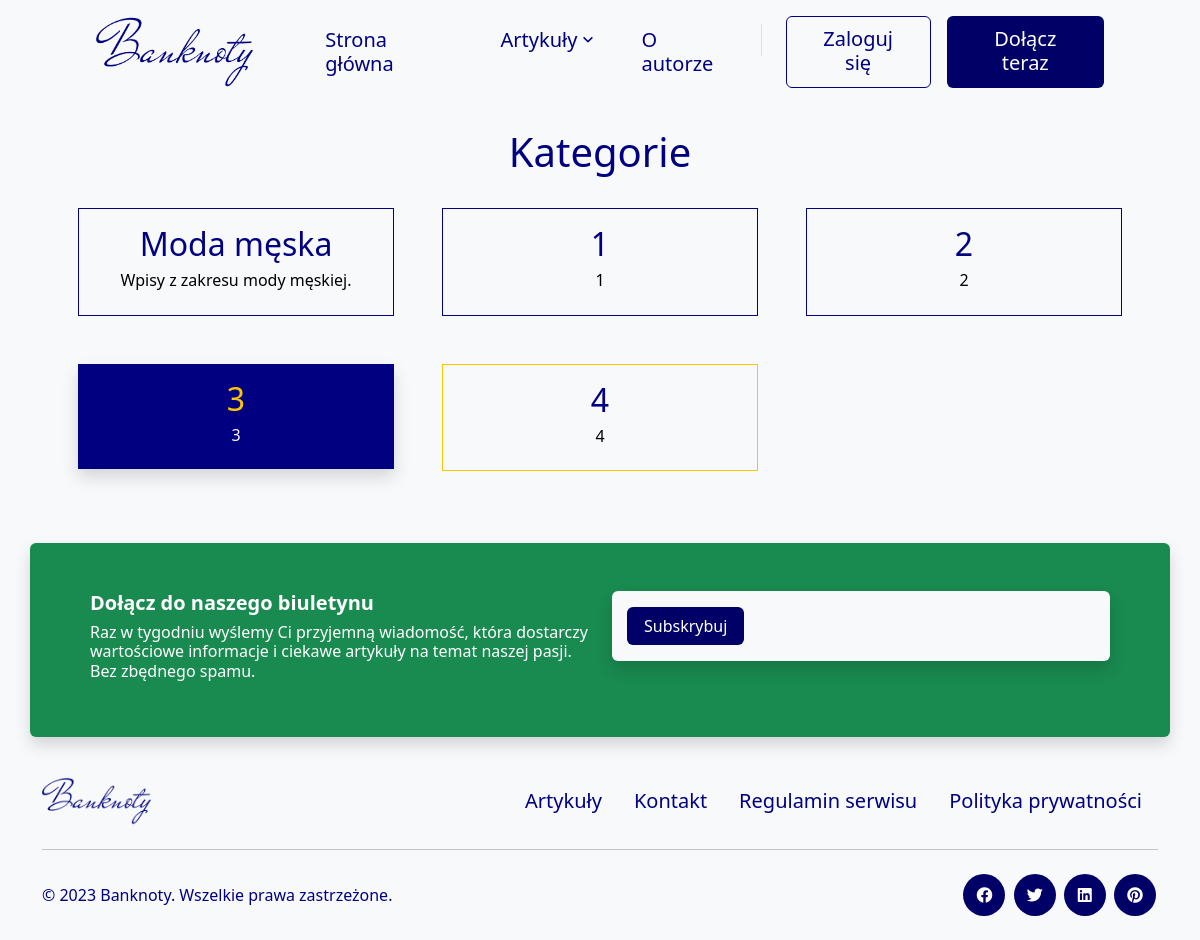
The page /category/ on the database as committed earlier.
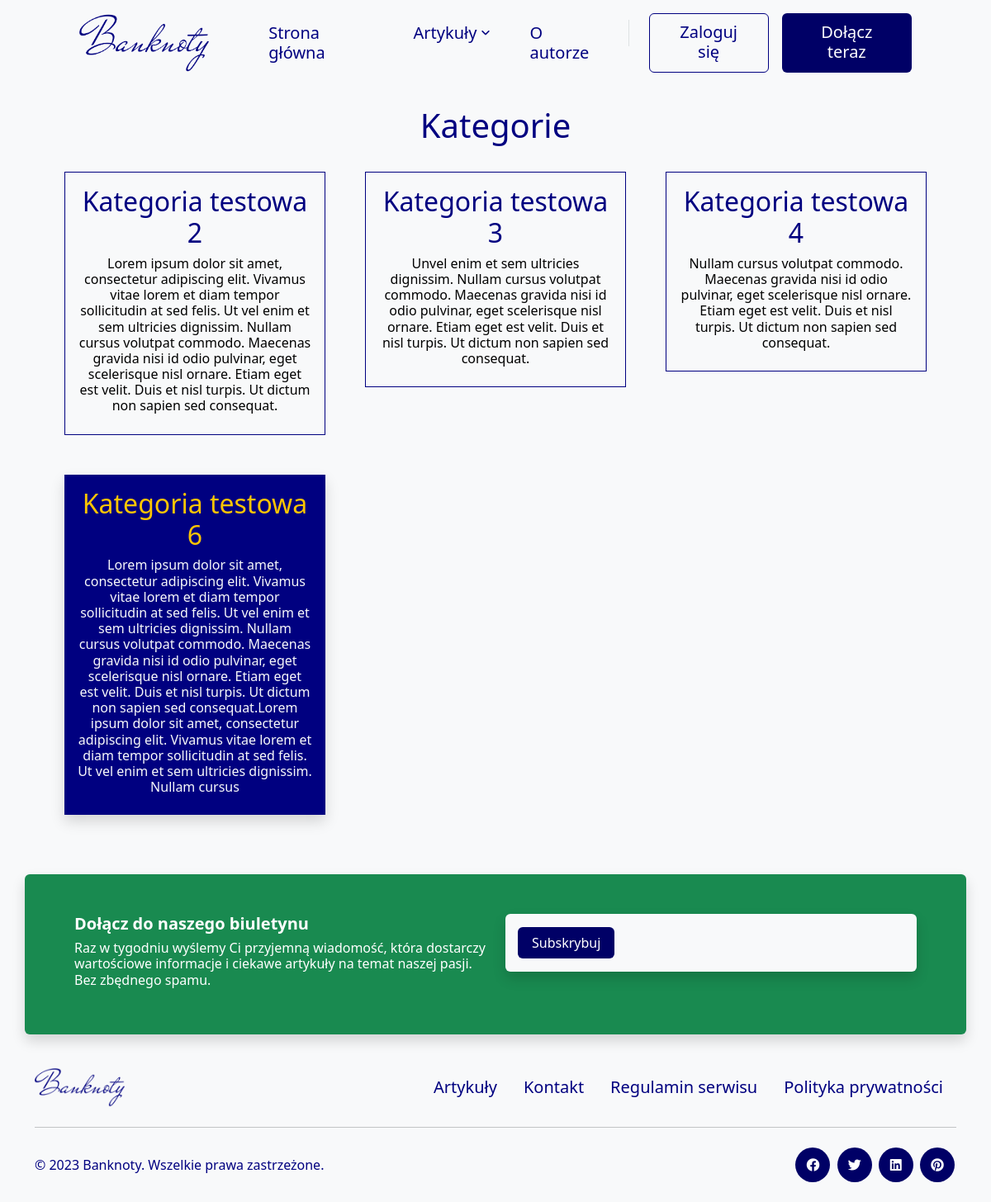
The same page on the database as committed later.
### blog/models.py (models this page shows, shortened)
class Category(models.Model):
    name = models.CharField(
        max_length=128,
        unique=True,
        blank=False,
        validators=[validate_category],
        error_messages={
            'unique': "Kategoria o tej nazwie już istnieje",
        },
        verbose_name="Kategoria"
    )
    description = models.TextField(
        max_length=512,
        blank=False,
        validators=[validate_category_description],
        verbose_name='Opis'
    )

### blog/views.py (the view)
# urls.py: path('category/', CategoryListView, name='category-all'),  # Lista wszystkich kategorii
def CategoryListView(request):
    categories = Category.objects.all()
    blog = Blog.objects.filter(publiction_status=True).order_by('-date_posted')[1:]
    newsletter_form = process_newsletter_in_blog_signup(request, NewsletterUserSignUpForm)
    context = {
        'categories': categories,
        'posts': blog,
        'form': newsletter_form,
        'blog': blog,
        'category': categories,
    }
    return render(request, 'category_list.html', context)

### templates/category_list.html (shortened to what this page needs)
{% extends 'base.html' %}
{% load static %}
{% block navbar %}
    {% include 'navbar.html' %}
{% endblock %}
{% block content %}
    {% if categories %}
        <div class="bg-body-tertiary">
            <div class="container text-center pb-5 px-5 pt-3">
                <h1 class="text-center pt-2 pb-4" style="color: navy">Kategorie</h1>
                <div class="row g-5" data-masonry='{"percentPosition": true }'>
                    {% for category in categories %}
                        {% if forloop.counter|divisibleby:4 %}
                            <div class="col-12 col-sm-6 col-lg-4">
                                <a class="sub-item cateogry-list" href="{% url 'category-detail' category.id %}">
                                    <div class="p-3 shadow" style="background-color: navy !important;">
                                        <h2>{{ category.name }}</h2>
                                        <h6 style="color: rgb(248, 249, 250)">{{ category.description }}</h6>
                                    </div>
                                </a>
                            </div>
                        {% elif forloop.counter|divisibleby:5 %}
                            <div class="col-12 col-sm-6 col-lg-4">
                                <a class="sub-item first-post" href="{% url 'category-detail' category.id %}">
                                    <div class="p-3 border" style="border-color: #fdc500 !important;">
                                        <h2>{{ category.name }}</h2>
                                        <h6 class="text-black">{{ category.description }}</h6>
                                    </div>
                                </a>
                            </div>
                        {% else %}
                            <div class="col-12 col-sm-6 col-lg-4">
                                <a class="sub-item first-post" href="{% url 'category-detail' category.id %}">
                                    <div class="p-3 border" style="border-color: navy !important;">
                                        <h2>{{ category.name }}</h2>
                                        <h6 class="text-black">{{ category.description }}</h6>
                                    </div>
                                </a>
                            </div>
                        {% endif %}
                    {% endfor %}
                </div>
            </div>
        </div>
    {% else %}
        <img src="{% static 'images/404_Error_Page.svg' %}">
    {% endif %}
{% endblock %}
{% block newsletter %}
    {% if categories %}
        <div class="bg-body-tertiary pt-4 px-4 pb-4">
        <div class="container shadow rounded" style="background-color: rgb(25, 138, 80)">
            <div class="container p-5">
                <div class="row">
                    <div class="col-12 col-lg-6 text-start text-white">
                        <h5 class="fw-bold">Dołącz do naszego biuletynu</h5>
                        <h6 class="fw-light">Raz w tygodniu wyślemy Ci przyjemną wiadomość, która dostarczy wartościowe informacje i ciekawe artykuły na temat naszej pasji. Bez zbędnego spamu.</h6>
                    </div>
                    <div class="col-12 col-lg-6 pt-3 pt-lg-0  align-items-center">
                        <form class="" method="POST" id="newsletter-form">
                            <div class="input-group p-3 bg-body-tertiary rounded shadow my-auto">
                                <button class="btn btn-register rounded px-3" type="submit">Subskrybuj</button>
                            </div>
                        </form>
                    </div>
                </div>
            </div>
        </div>
    </div>
    {% endif %}
{% endblock %}
{% block foo %}
    {% include 'footer.html' %}
{% endblock %}

Rows that differ between the two databases and show on the page:
removed Category: name "Moda męska", description "Wpisy z zakresu mody męskiej."
removed Category: name "4", description "4"
changed Category: name "1" → "Kategoria testowa 2"; description "1" → "Lorem ipsum dolor sit amet, consectetur adipiscing elit. Vivamus vitae lorem et diam tempor sollicitudin at sed felis. Ut vel enim et sem ultricies dignissim. Nullam cursus volutpat commodo. Maecenas gravida nisi id odio pulvinar, eget scelerisque nisl ornare. Etiam eget est velit. Duis et nisl turpis. Ut dictum non sapien sed consequat."
changed Category: name "2" → "Kategoria testowa 3"; description "2" → "Unvel enim et sem ultricies dignissim. Nullam cursus volutpat commodo. Maecenas gravida nisi id odio pulvinar, eget scelerisque nisl ornare. Etiam eget est velit. Duis et nisl turpis. Ut dictum non sapien sed consequat."
changed Category: name "3" → "Kategoria testowa 4"; description "3" → "Nullam cursus volutpat commodo. Maecenas gravida nisi id odio pulvinar, eget scelerisque nisl ornare. Etiam eget est velit. Duis et nisl turpis. Ut dictum non sapien sed consequat."
added Category: name "Kategoria testowa 6", description "Lorem ipsum dolor sit amet, consectetur adipiscing elit. Vivamus vitae lorem et diam tempor sollicitudin at sed felis. Ut vel enim et sem ultricies dignissim. Nullam cursus volutpat commodo. Maecenas gravida nisi id odio pulvinar, eget scelerisque nisl ornare. Etiam eget est velit. Duis et nisl turpis. Ut dictum non sapien sed consequat.Lorem ipsum dolor sit amet, consectetur adipiscing elit. Vivamus vitae lorem et diam tempor sollicitudin at sed felis. Ut vel enim et sem ultricies dignissim. Nullam cursus"
